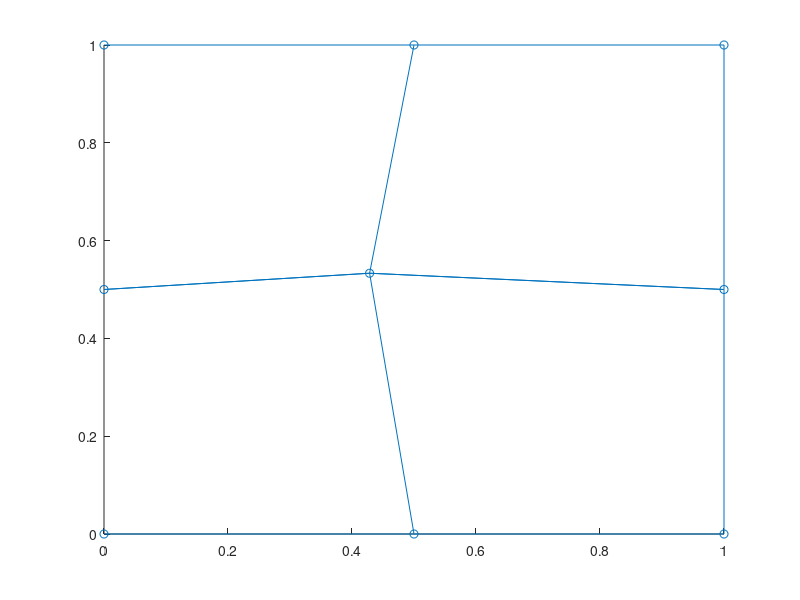

This figure's MATLAB source: (Note: this script raises an error after producing the figure.)
% implementation of QU4 element for plane-strain elasticity


%  IMPOSED FORCE PATCH TEST ON 4 QUA4
% create a regular Qua4 grid  of 4 elements for this patch test

ne_x=2; % do not change
ne_y=2; % do not change

ne_t=ne_x*ne_y;
ymax=1.;
xmax=1.;

hx=xmax/ne_x;
hy =ymax/ne_y;

xs=linspace(0.,xmax,ne_x+1)
ys=linspace(0.,ymax,ne_y+1)

the_coor=zeros((ne_x+1)*(ne_y+1),2);
k=1;
for i=1:length(ys)
    the_coor( k:(k+length(xs)-1),1)=xs';
    the_coor(k:(k+length(xs)-1),2)=ys(i);
    
    k=k+length(ys);
    
end
% create the corresponding connectivity table
connect=zeros(ne_t,4);
e=1;
for ey=1:ne_y
    for ex=1:ne_x
       connect(e,1:4)=[ex+(ey-1)*(ne_x+1), ex+1+(ey-1)*(ne_x+1), (ex+1)+(ey)*(ne_x+1), (ex)+(ey)*(ne_x+1)];   
       e=e+1;
    end
   
end

% just perturb the location of the middle node
pert=0.1;
the_coor(5,:)=the_coor(5,:)+[random('norm',0.,pert) random('norm',0.,pert)]

% simple grid plot (note should work for all linear-like mesh) .... very
% naive, lots of duplicates.... should be a loop on mesh edges.
 scatter(the_coor(:,1),the_coor(:,2)); hold on;
 for e=1:ne_t
     line(the_coor(connect(e,:),1),the_coor(connect(e,:),2)); hold on;
 end


objN=FEnode(the_coor); % obj FEnode

Ien = connect;

% add a FEM On it and interpolation
mat_zones=ones(length(Ien(:,1))); %single material
myPk=1;
mesh_fem=Mesh_with_a_FEM(myPk,objN,Ien,mat_zones); % linear FE

% MATERIAL PROPERTIES
% all stiffness in MPa, 

k=4.2e3;
g=3.1e3; 

propObject=Properties_Elastic_Isotropic(k,g,1.);

% Elasticity problem  1D plane-strain axisymmetry 
% ProblemType='Elasticity';
Config='PlaneStrain';

dof_h=DOF_handle(mesh_fem,2,'Matrix');  % the dof_handle


% impose displacement .... block bottom y_dof and
kti=find(the_coor(:,2)==0.);
Imp_displacement=[ ];
for i=1:length(kti)
    Imp_displacement =[Imp_displacement; kti(i) 2 0.];
end

% block x_dof for x==0.
kti=find(the_coor(:,1)==0.);
for i=1:length(kti)
    Imp_displacement =[Imp_displacement; kti(i) 1 0.];
end

% block x_dof for x==xmax
% kti=find(the_coor(:,1)==xmax);
% for i=1:length(kti)
%     Imp_displacement =[Imp_displacement; kti(i) 1 0.];
% end
      

% top vertical load, we set the load by segment 
ktl=find(the_coor(:,2)==ymax);
Boundary_loads = [ ]; 
%[ dof_dim  node1 value1 node2 value2]
for i=1:length(ktl)-1
    Boundary_loads=[ Boundary_loads; 2 ktl(i) 1 ktl(i+1) 1];
end

% right side horizontal load, we set the load by segment 
ktl=find(the_coor(:,1)==xmax);
%[ dof_dim  node1 value1 node2 value2]
for i=1:length(ktl)-1
    Boundary_loads=[ Boundary_loads; 1 ktl(i) 1 ktl(i+1) 1];
end

% no Initial stress field 
mySig_o=-zeros(mesh_fem.Nelts,3); 

% create elasticity Block
obj_elas=Elasticity_Block(Config,mesh_fem,propObject,Imp_displacement,...
 Boundary_loads,mySig_o);

[K,dof_aux]=BuildStiffness(obj_elas); 

[F]=BuildBoundaryLoad(obj_elas); 

Usol=full(Solve(obj_elas)); 

[StressG,StrainG,AvgCoor]=Stress_And_Strain(obj_elas,Usol,'Gauss');
 
[Stress,Strain,AvgCoor]=Stress_And_Strain(obj_elas,Usol);

 Stress
 

